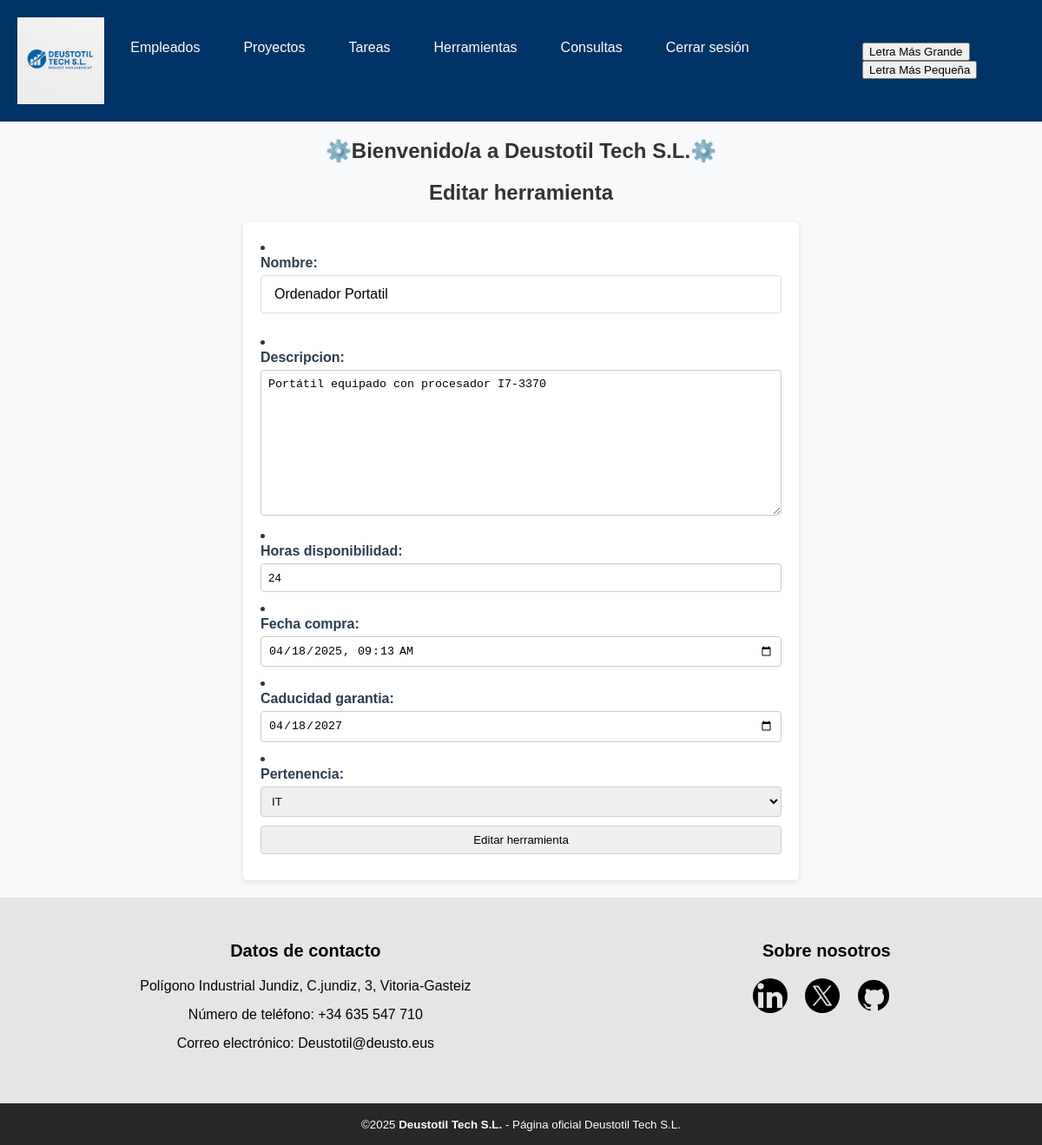
The page /AppDjango/herramientas/modificar/3/ (signed in) on the database its author committed.
### AppDjango/models.py (models this page shows, shortened)
class Herramienta(models.Model):
    nombre = models.CharField(max_length=100)
    descripcion = models.TextField()
    horas_disponibilidad = models.IntegerField(default=0)
    fecha_compra = models.DateTimeField(null=True, blank=True) # null: si se deja vacio en formulario (en bd = null)
    caducidad_garantia = models.DateField(null=True, blank=True) # null: si se deja vacio en formulario (en bd = null)
    pertenencia = models.CharField(max_length=20, choices=DEPARTAMENTOS, default='otro')

### AppDjango/views.py (the view, shortened to what this page needs)
# urls.py: path('herramientas/modificar/<int:pk>/', HerramientaUpdateView.as_view(), name='herramienta_update'),
class HerramientaUpdateView(LoginRequiredMixin,UpdateView):
    model = Herramienta
    template_name = 'herramienta_update.html'
    form_class = HerramientaForm
    def get(self, request, pk):
        herramienta = get_object_or_404(Herramienta, pk=pk)
        formulario = self.form_class(instance=herramienta)
        ultimos_empleados = Empleado.objects.order_by('-id')[:3]
        context = {
            'formulario': formulario,
            'herramienta': herramienta,
            'ultimos_empleados': ultimos_empleados,
        }
        return render(request, self.template_name, context)

### AppDjango/forms.py
class HerramientaForm(forms.ModelForm):
    class Meta:
        model = Herramienta
        fields = '__all__'
        widgets = {
            'fecha_compra': forms.DateTimeInput(attrs={
                'type': 'datetime-local',
                'class': 'form-control',
            }),
            'caducidad_garantia': forms.DateInput(attrs={
                'type': 'date',
                'class': 'form-control',
            }),
        }
    def __init__(self, *args, **kwargs):
        super().__init__(*args, **kwargs)
        if self.instance and self.instance.fecha_compra:
            self.initial['fecha_compra'] = self.instance.fecha_compra.strftime('%Y-%m-%dT%H:%M')
        if self.instance and self.instance.caducidad_garantia:
            self.initial['caducidad_garantia'] = self.instance.caducidad_garantia.strftime('%Y-%m-%d')

### AppDjango/templates/herramienta_update.html (shortened to what this page needs)
{% extends 'base.html' %}
{% block contenido %}
    <h2>Editar herramienta</h2>
    <div class="formulario">
        <form action="{% url 'herramienta_update' herramienta.pk %}" method="post">
            {{ formulario.as_ul }}
            <input type="submit" value="Editar herramienta"/>
        </form>
    </div>
{% endblock %}

### static/css/styles.css (style rules this page uses)
body { margin: 0; font-family: Arial, sans-serif; background-color: #f8f9fa; color: #333; }
h2 { text-align: center; margin-top: 20px; }
.formulario { max-width: 600px; margin: 20px auto; background-color: #fff; padding: 20px; border-radius: 5px; box-shadow: 0 2px 6px rgba(0, 0, 0, 0.1); }
.formulario label { display: block; margin-bottom: 5px; font-weight: bold; }
.formulario input, .formulario select, .formulario textarea { width: 100%; padding: 8px; box-sizing: border-box; margin-bottom: 10px; border: 1px solid #ccc; border-radius: 4px; }
form { display: flex; flex-direction: column; }
label { margin-bottom: 0.5rem; font-weight: 600; color: #2c3e50; }
input[type="text"], input[type="password"] { padding: 12px 15px; margin-bottom: 1.5rem; border: 1px solid #ddd; border-radius: 4px; font-size: 1rem; transition: border 0.3s; }

### rows shown on the page
Herramienta: nombre "Ordenador Portatil", descripcion "Portátil equipado con procesador I7-3370", horas_disponibilidad "24", fecha_compra "04/18/2025 09:13", caducidad_garantia "04/18/2027", pertenencia "IT"
